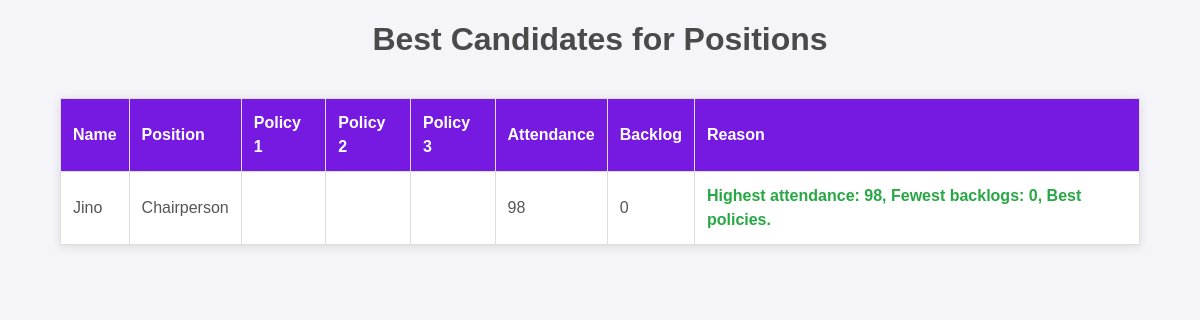
The app's page /prediction/ with its own data.
### app/models.py (models this page shows, shortened)
class candidate(models.Model):
     candidateid=models.CharField(max_length=50)
     password=models.CharField(max_length=50,blank=True)
     name=models.CharField(max_length=50)
     department=models.CharField(max_length=50)
     course=models.CharField(max_length=50)
     position=models.CharField(max_length=50,null=True,blank=True)
     policy1=models.CharField(max_length=100)
     policy2=models.CharField(max_length=100)
     policy3=models.CharField(max_length=100)
     avatar=models.ImageField(upload_to="photo/" ,null=True,blank=True)

class nomination(models.Model):
    studentid = models.ForeignKey(student, on_delete=models.CASCADE)
    tutor_in_charge = models.ForeignKey(faculty, on_delete=models.CASCADE, related_name="nominations")
    name=models.CharField(max_length=30)
    phoneno=models.IntegerField()
    email=models.EmailField(max_length=100)
    regno=models.CharField(max_length=10,unique=True)
    department=models.CharField(max_length=30)
    course=models.CharField(max_length=30)
    year=models.CharField(max_length=20)
    attendance=models.CharField(max_length=20)
    backlog=models.CharField(max_length=20)
    position=models.CharField(max_length=20)
    status=models.CharField(max_length=20)
    created_at=models.DateTimeField(default=timezone.now)

### app/views.py (the view)
# urls.py: path('prediction/',views.predict_best_candidate,name='prediction'),
def predict_best_candidate(request):
    candidates = pd.DataFrame(candidate.objects.all().values())
    nominations = pd.DataFrame(nomination.objects.all().values())
    data = pd.merge(candidates, nominations, on=['name', 'position'], how='inner')
    if data.empty:
        return render(request, "prediction.html", {"error": "No matching data found for candidates and nominations"})
    data['attendance_score'] = data['attendance'].astype(float)
    model = SentenceTransformer('paraphrase-MiniLM-L6-v2')
    data['policy_score'] = data.apply(
        lambda row: model.encode(row['policy1'] + " " + row['policy2'] + " " + row['policy3']).mean(),
        axis=1
    )
    data['backlog_score'] = data['backlog'].apply(lambda x: 0 if x.lower() == 'none' else int(x))
    best_candidates = []
    for position in data['position'].unique():
        position_data = data[data['position'] == position]
        position_best_candidates = position_data[position_data['backlog_score'] == 0]
        if position_best_candidates.empty:
            position_best_candidates = position_data[position_data['backlog_score'] == 1]
        if position_best_candidates.empty:
            position_best_candidates = position_data[position_data['backlog_score'] == 2]
        position_best_candidates['candidate_score'] = position_best_candidates['attendance_score'] + position_best_candidates['policy_score']
        best_for_position = position_best_candidates.loc[position_best_candidates.groupby('position')['candidate_score'].idxmax()]
        best_candidates.append(best_for_position)
    best_candidates_df = pd.concat(best_candidates)
    results = best_candidates_df[['name', 'position', 'policy1', 'policy2', 'policy3', 'attendance', 'backlog', 'candidate_score']]
    results['reason'] = results.apply(lambda row: f"Highest attendance: {row['attendance']}, Fewest backlogs: {row['backlog']}, Best policies.", axis=1)
    return render(request, "prediction.html", {"results": results.to_dict(orient='records')})

### app/templates/prediction.html (shortened to what this page needs)
{% load static %}
<!DOCTYPE html>
<html lang="en">
<head>
    <link href="https://cdnjs.cloudflare.com/ajax/libs/font-awesome/5.10.0/css/all.min.css" rel="stylesheet">
    <link href="{% static 'lib/owlcarousel/assets/owl.carousel.min.css' %}" rel="stylesheet">
    <link href="{% static 'css/style.css' %}" rel="stylesheet">
</head>
<body>
    <h2>Best Candidates for Positions</h2>
    {% if results %}
        <table>
            <thead>
                <tr>
                    <th>Name</th>
                    <th>Position</th>
                    <th>Policy 1</th>
                    <th>Policy 2</th>
                    <th>Policy 3</th>
                    <th>Attendance</th>
                    <th>Backlog</th>
                    <th>Reason</th>
                </tr>
            </thead>
            <tbody>
                {% for result in results %}
                    <tr>
                        <td>{{ result.name }}</td>
                        <td>{{ result.position }}</td>
                        <td>{{ result.policy1 }}</td>
                        <td>{{ result.policy2 }}</td>
                        <td>{{ result.policy3 }}</td>
                        <td>{{ result.attendance }}</td>
                        <td>{{ result.backlog }}</td>
                        <td class="reason">{{ result.reason }}</td>
                    </tr>
                {% endfor %}
            </tbody>
        </table>
    {% else %}
        <p class="error">No matching data found for candidates and nominations.</p>
    {% endif %}
</body>
</html>

### app/templates/prediction.html (style rules this page uses)
body { font-family: Arial, sans-serif; background-color: #f4f4f9; margin: 0; padding: 0; }
h2 { text-align: center; padding: 20px; color: #4A4A4A; }
table { width: 90%; margin: 20px auto; border-collapse: collapse; background-color: white; box-shadow: 0px 2px 10px rgba(0, 0, 0, 0.1); }
th, td { padding: 12px; text-align: left; border: 1px solid #ddd; }
th { background-color: #771ae1; color: white; }
td { color: #555; }
.reason { color: #28a745; font-weight: bold; }

### records on screen
candidate: name "Jino", position "Chairperson"
nomination: attendance "98"

### other values on screen
{{ result.backlog }} "0"
{{ result.reason }} "Highest attendance: 98, Fewest backlogs: 0, Best policies."
